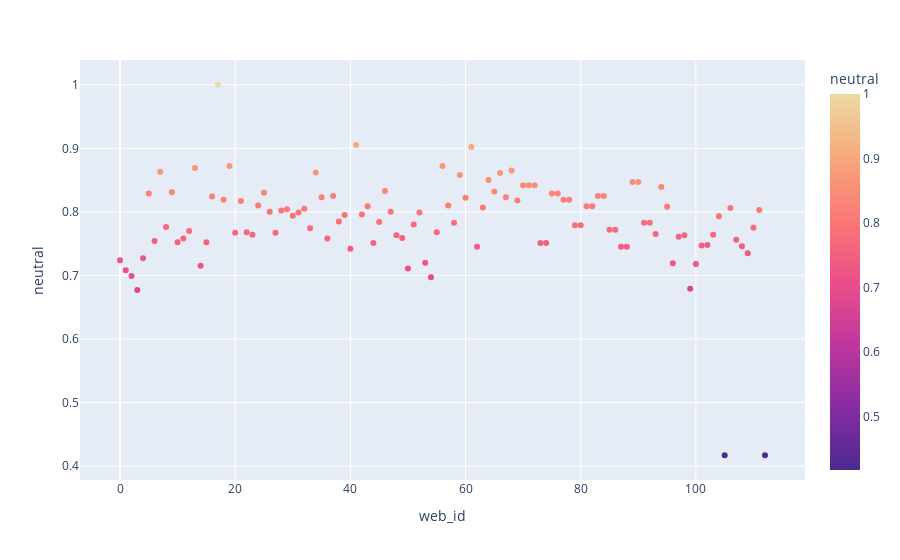

Notebook cell for this chart:
### Markdown cell above
### Plotting the neutral sentiment scores for each link

### Code cell
fig = px.scatter(dataFrame, x= 'web_id', y= 'neutral', color = 'neutral', color_continuous_scale=px.colors.sequential.Agsunset)
fig.show()
